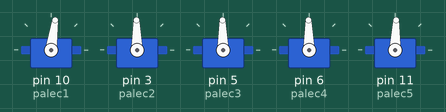
The sketch below on a simulated Arduino Uno, built with avr-gcc and run on an emulated ATmega328P. On the bench: 5 × servo.

Above: at 3.1 s.
At 6.1 s:
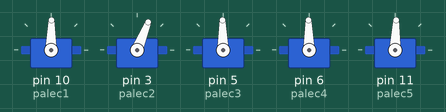
At 21.5 s:
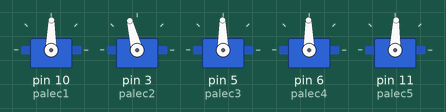
At 23.0 s:
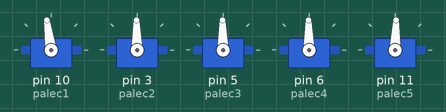
At 36.9 s:
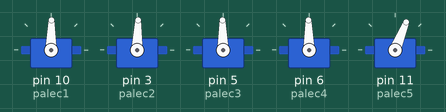
Timing chart, 0 to 40.0 s (numbered marks = the images above):
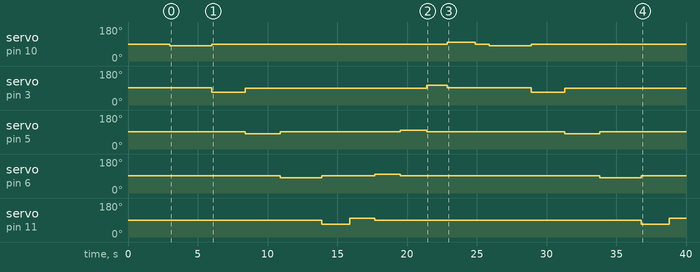

Measured:
- by itself, servo on pin 10 (palec1): 88° → 82° at 3.0 s, → 89° 3.0 s later, → 98° 16.9 s later, → 89° 2.0 s later, … (6 changes in this stretch)
- by itself, servo on pin 3 (palec2): 91° → 68° at 6.0 s, → 88° 2.4 s later, → 104° 13.0 s later, → 91° 1.5 s later, … (6 changes in this stretch)
- by itself, servo on pin 5 (palec3): 91° → 82° at 8.4 s, → 91° 2.5 s later, → 98° 8.6 s later, → 91° 1.9 s later, … (6 changes in this stretch)
- by itself, servo on pin 6 (palec4): 91° → 82° at 10.9 s, → 91° 3.0 s later, → 98° 3.8 s later, → 91° 1.8 s later, … (6 changes in this stretch)
- by itself, servo on pin 11 (palec5): 88° → 68° at 13.9 s, → 98° 2.0 s later, → 88° 1.8 s later, → 68° 19.1 s later, … (5 changes in this stretch)

The sketch:

prosthetic-finger-movements.ino
```cpp
#include <Servo.h>
Servo palec1;
Servo palec2;
Servo palec3;
Servo palec4;  // create servo object to control a servo
Servo palec5;

// twelve servo objects can be created on most boards

int sp1 = 90;
void setup() {
  palec1.attach(10);

  palec2.attach(3);
  palec3.attach(5);
  palec4.attach(6);  // attaches the servo on pin 9 to the servo object
  palec5.attach(11);
  palec1.write(88);
  palec2.write(91);
  palec3.write(91);
  palec4.write(91);
  palec5.write(88);
  Serial.begin(115200);
  Serial.setTimeout(10);
  delay(3000);
}

void close_p5()
{

      palec5.write(68);
      delay(2000);
      palec5.write(88);

}

void open_p5(){
   palec5.write(98);
      delay(1800);
      palec5.write(88);
}

void close_p4()
{

      palec4.write(82);
      delay(3000);
      palec4.write(91);

}

void open_p4(){
   palec4.write(98);
      delay(1800);
      palec4.write(91);
}


void close_p3()
{

      palec3.write(82);
      delay(2500);
      palec3.write(91);

}

void open_p3(){
   palec3.write(98);
      delay(1900);
      palec3.write(91);
}

void close_p2()
{

      palec2.write(68);
      delay(2400);
      palec2.write(88);

}

void open_p2(){
   palec2.write(104);
      delay(1500);
      palec2.write(91);
}


void close_p1()
{

      palec1.write(82);
      delay(3000);
      palec1.write(89);

}

void open_p1(){
   palec1.write(98);
      delay(2000);
      palec1.write(89);
}


int give_speed(int sp)
{
  return (-1*sp) + 90;
}
void loop() {
/*
if (Serial.available())
  { char cmd = Serial.read();
   if(cmd =='O')
   {Serial.println("otworz");
   open_p2();}

   if(cmd =='C')
   {
    Serial.println("zamknij");
   close_p2();}

       Serial.flush();   }

  */
  close_p1();
  close_p2();
  close_p3();
  close_p4();
  close_p5();
  open_p5();
  open_p4();
  open_p3();
  open_p2();
  open_p1();
  delay(1000);
  }
```
